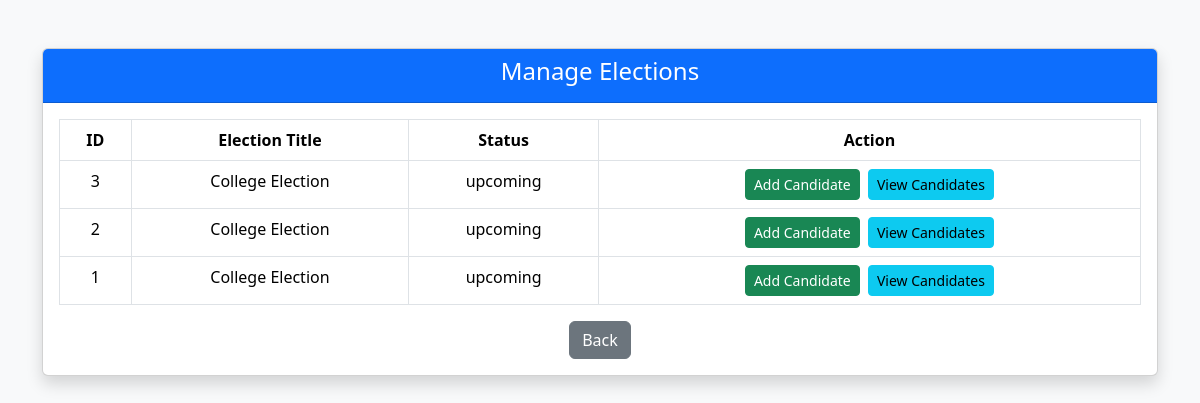
Screenshot of /admin/elections (signed in) with the database file from the repository.
### tables this page shows
CREATE TABLE elections (
            id INTEGER PRIMARY KEY AUTOINCREMENT,
            title TEXT NOT NULL,
            description TEXT,
            status TEXT CHECK(status IN ('upcoming', 'active', 'closed')) NOT NULL DEFAULT 'upcoming',
            created_by INTEGER NOT NULL
        );

### app.py (the view)
@app.route("/admin/elections")
@login_required
@admin_required
def admin_elections():
    conn = get_db_connection()
    elections = conn.execute(
        "SELECT * FROM elections ORDER BY id DESC"
    ).fetchall()
    conn.close()
    return render_template("admin/manage_elections.html", elections=elections)

### app.py (called while the page is built)
def get_db_connection():
    conn = sqlite3.connect(DATABASE)
    conn.row_factory = sqlite3.Row
    return conn

def login_required(view_func):
    @wraps(view_func)
    def wrapper(*args, **kwargs):
        if "user_id" not in session:
            flash("Please login first", "danger")
            return redirect(url_for("login"))
        return view_func(*args, **kwargs)
    return wrapper

def admin_required(view_func):
    @wraps(view_func)
    def wrapper(*args, **kwargs):
        if "user_id" not in session:
            flash("Please login first", "danger")
            return redirect(url_for("login"))
        if session.get("role") != "admin":
            flash("Admin access required", "danger")
            return redirect(url_for("login"))
        return view_func(*args, **kwargs)
    return wrapper

### templates/admin/manage_elections.html (shortened to what this page needs)
<!DOCTYPE html>
<html lang="en">
<head>
    <link href="https://cdn.jsdelivr.net/npm/bootstrap@5.3.2/dist/css/bootstrap.min.css" rel="stylesheet">
</head>
<body class="bg-light">
<div class="container mt-5">
    <div class="card shadow">
        <div class="card-header bg-primary text-white text-center">
            <h4>Manage Elections</h4>
        </div>
        <div class="card-body">
            {% if elections %}
            <table class="table table-bordered text-center">
                <thead>
                    <tr>
                        <th>ID</th>
                        <th>Election Title</th>
                        <th>Status</th>
                        <th>Action</th>
                    </tr>
                </thead>
                <tbody>
                    {% for election in elections %}
                    <tr>
                        <td>{{ election.id }}</td>
                        <td>{{ election.title }}</td>
                        <td>{{ election.status }}</td>
                        <td>
                            <a href="/admin/add-candidate/{{ election.id }}"
                               class="btn btn-sm btn-success">
                                Add Candidate
                            </a>
                            <a href="/admin/election/{{ election.id }}/candidates"
                               class="btn btn-sm btn-info ms-1">
                                View Candidates
                            </a>
                        </td>
                    </tr>
                    {% endfor %}
                </tbody>
            </table>
            {% else %}
                <p class="text-center text-muted">No elections created yet.</p>
            {% endif %}
            <div class="text-center mt-3">
                <a href="/admin" class="btn btn-secondary">Back</a>
            </div>
        </div>
    </div>
</div>
</body>
</html>

### rows the page displays
elections: id "3", title "College Election", status "upcoming"
elections: id "2", title "College Election", status "upcoming"
elections: id "1", title "College Election", status "upcoming"
